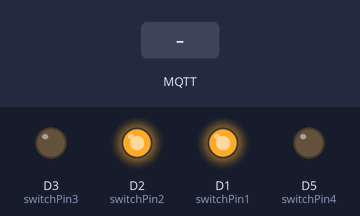
Simulated run of this sketch. Board: ESP8266 (Wemos D1 mini). On the bench: output pins drawn as LEDs (lit = HIGH). The test bench sets the inputs (shaded band). WiFi joins after 1.5 s; servers stay silent unless stated; no MQTT or app messages arrive unless stated; what the sketch prints to the serial monitor is not drawn.

Above: at 4.8 s.
4.9 s: MQTT message "0" arrives on the first subscribed topic
At 5.3 s:
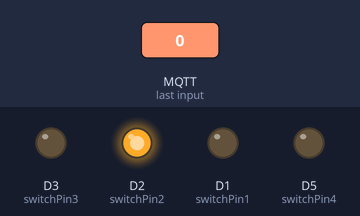
6.4 s: MQTT message "0" arrives on the second subscribed topic
At 7.5 s:
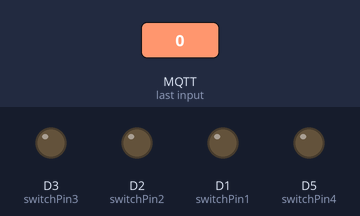
7.9 s: MQTT message "1" arrives on the third subscribed topic
At 8.6 s:
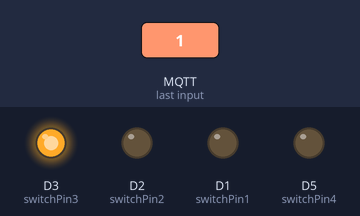
9.4 s: MQTT message "1" arrives on the first subscribed topic
At 9.8 s:
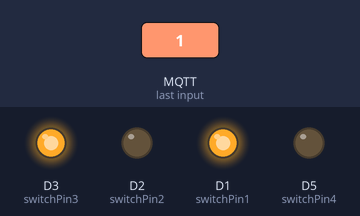
10.9 s: MQTT message "1" arrives on the second subscribed topic
At 12.0 s:
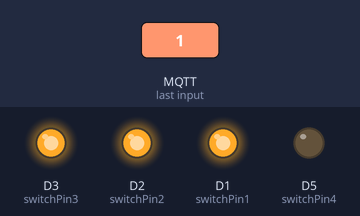
12.4 s: MQTT message "0" arrives on the third subscribed topic
At 13.1 s:
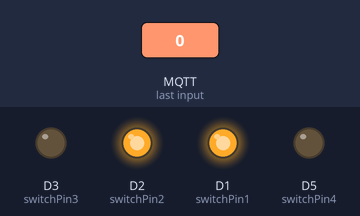
Timing chart, 0 to 14.9 s (numbered marks = the images above; inputs shaded):
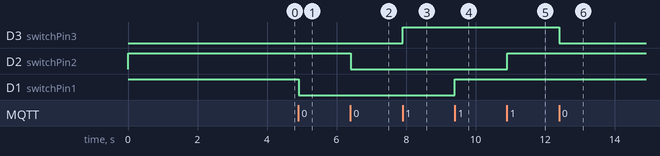

The sketch:

HASSIO_switch.ino
```cpp
//EJ: 4 Relay Switch over WIFI using MQTT and Home Assistant with OTA Support
//EJ: The only way I know how to contribute to the HASS Community... you guys ROCK!!!!!
//EJ: Erick Joaquin :-) Australia

// Original sketch courtesy of ItKindaWorks
//ItKindaWorks - Creative Commons 2016
//github.com/ItKindaWorks
//
//Requires PubSubClient found here: https://github.com/knolleary/pubsubclient
//
//ESP8266 Simple MQTT switch controller


#include <PubSubClient.h>
#include <ESP8266WiFi.h>
#include <ArduinoOTA.h>

void callback(char* topic, byte* payload, unsigned int length);

//EDIT THESE LINES TO MATCH YOUR SETUP
#define MQTT_SERVER "192.168.1.113"  //you MQTT IP Address
const char* ssid = "xxx xxx";
const char* password = "xxx";

//EJ: Data PIN Assignment on WEMOS D1 R2 https://www.wemos.cc/product/d1.html
// if you are using Arduino UNO, you will need to change the "D1 ~ D4" with the corresponding UNO DATA pin number

const int switchPin1 = D1;
const int switchPin2 = D2;
const int switchPin3 = D3;
const int switchPin4 = D5;

//EJ: These are the MQTT Topic that will be used to manage the state of Relays 1 ~ 4
//EJ: Refer to my YAML component entry
//EJ: feel free to replicate the line if you have more relay switch to control, but dont forget to increment the number suffix so as increase switch logics in loop()

char const* switchTopic1 = "/house/switch1/";
char const* switchTopic2 = "/house/switch2/";
char const* switchTopic3 = "/house/switch3/";
char const* switchTopic4 = "/house/switch4/";


WiFiClient wifiClient;
PubSubClient client(MQTT_SERVER, 1883, callback, wifiClient);

void setup() {
  //initialize the switch as an output and set to HIGH (off as relys on on/LOW)
  pinMode(switchPin1, OUTPUT); // Relay Switch 1
  digitalWrite(switchPin1, HIGH);

  pinMode(switchPin2, OUTPUT); // Relay Switch 2
  digitalWrite(switchPin2, HIGH);

  pinMode(switchPin3, OUTPUT); // Relay Switch 3
  digitalWrite(switchPin3, LOW);

  pinMode(switchPin4, OUTPUT); // Relay Switch 4
  digitalWrite(switchPin4, LOW);

  ArduinoOTA.setHostname("My Arduino WEMO"); // A name given to your ESP8266 module when discovering it as a port in ARDUINO IDE
  ArduinoOTA.begin(); // OTA initialization

  //start the serial line for debugging
  Serial.begin(115200);
  delay(100);

  //start wifi subsystem
  WiFi.begin(ssid, password);
  //attempt to connect to the WIFI network and then connect to the MQTT server
  reconnect();

  //wait a bit before starting the main loop
      delay(2000);
}


void loop(){

  //reconnect if connection is lost
  if (!client.connected() && WiFi.status() == 3) {reconnect();}

  //maintain MQTT connection
  client.loop();

  //MUST delay to allow ESP8266 WIFI functions to run
  delay(10);
  ArduinoOTA.handle();
}

void callback(char* topic, byte* payload, unsigned int length) {

  //convert topic to string to make it easier to work with
  String topicStr = topic;
  //EJ: Note:  the "topic" value gets overwritten everytime it receives confirmation (callback) message from MQTT

  //Print out some debugging info
  Serial.println("Callback update.");
  Serial.print("Topic: ");
  Serial.println(topicStr);

   if (topicStr == "/house/switch1/")
    {

     //turn the switch on if the payload is '1' and publish to the MQTT server a confirmation message
     if(payload[0] == '1'){
       digitalWrite(switchPin1, HIGH);
       client.publish("/house/switchConfirm1/", "1");
       }

      //turn the switch off if the payload is '0' and publish to the MQTT server a confirmation message
     else if (payload[0] == '0'){
       digitalWrite(switchPin1, LOW);
       client.publish("/house/switchConfirm1/", "0");
       }
     }

     // EJ: copy and paste this whole else-if block, should you need to control more switches
     else if (topicStr == "/house/switch2/")
     {
     //turn the switch on if the payload is '1' and publish to the MQTT server a confirmation message
     if(payload[0] == '1'){
       digitalWrite(switchPin2, HIGH);
       client.publish("/house/switchConfirm2/", "1");
       }

      //turn the switch off if the payload is '0' and publish to the MQTT server a confirmation message
     else if (payload[0] == '0'){
       digitalWrite(switchPin2, LOW);
       client.publish("/house/switchConfirm2/", "0");
       }
     }
     else if (topicStr == "/house/switch3/")
     {
     //turn the switch on if the payload is '1' and publish to the MQTT server a confirmation message
     if(payload[0] == '1'){
       digitalWrite(switchPin3, HIGH);
       client.publish("/house/switchConfirm3/", "1");
       }

      //turn the switch off if the payload is '0' and publish to the MQTT server a confirmation message
     else if (payload[0] == '0'){
       digitalWrite(switchPin3, LOW);
       client.publish("/house/switchConfirm3/", "0");
       }
     }
     else if (topicStr == "/house/switch4/")
     {
     //turn the switch on if the payload is '1' and publish to the MQTT server a confirmation message
     if(payload[0] == '1'){
       digitalWrite(switchPin4, HIGH);
       client.publish("/house/switchConfirm4/", "1");
       }

      //turn the switch off if the payload is '0' and publish to the MQTT server a confirmation message
     else if (payload[0] == '0'){
       digitalWrite(switchPin4, LOW);
       client.publish("/house/switchConfirm4/", "0");
       }
     }
}


void reconnect() {

  //attempt to connect to the wifi if connection is lost
  if(WiFi.status() != WL_CONNECTED){
    //debug printing
    Serial.print("Connecting to ");
    Serial.println(ssid);

    //loop while we wait for connection
    while (WiFi.status() != WL_CONNECTED) {
      delay(500);
      Serial.print(".");
    }

    //print out some more debug once connected
    Serial.println("");
    Serial.println("WiFi connected");
    Serial.println("IP address: ");
    Serial.println(WiFi.localIP());
  }

  //make sure we are connected to WIFI before attemping to reconnect to MQTT
  if(WiFi.status() == WL_CONNECTED){
  // Loop until we're reconnected to the MQTT server
    while (!client.connected()) {
      Serial.print("Attempting MQTT connection...");

      // Generate client name based on MAC address and last 8 bits of microsecond counter
//      String clientName;
//      clientName += "esp8266-";
//      uint8_t mac[6];
//      WiFi.macAddress(mac);
//      clientName += macToStr(mac);
        String clientName = "Uplighter_switch";

      //if connected, subscribe to the topic(s) we want to be notified about
      //EJ: Delete "mqtt_username", and "mqtt_password" here if you are not using any
      //if (client.connect((char*) clientName.c_str(),"mqtt", "mqtt")) {  //EJ: Update accordingly with your MQTT account
        if (client.connect("Uplighter_switch")) {
        Serial.print("\tMQTT Connected");
        client.subscribe(switchTopic1);
        client.subscribe(switchTopic2);
        client.subscribe(switchTopic3);
        client.subscribe(switchTopic4);
        //EJ: Do not forget to replicate the above line if you will have more than the above number of relay switches
      }

      //otherwise print failed for debugging
      else{Serial.println("\tFailed."); abort();}
    }
  }
}

//generate unique name from MAC addr
String macToStr(const uint8_t* mac){

  String result;

  for (int i = 0; i < 6; ++i) {
    result += String(mac[i], 16);

    if (i < 5){
      result += ':';
    }
  }

  return result;
}
```

Measured:
- after the input at 4.9 s, D1 (switchPin1): HIGH → LOW at once
- after the input at 6.4 s, D2 (switchPin2): HIGH → LOW at once
- after the input at 7.9 s, D3 (switchPin3): LOW → HIGH at once
- after the input at 9.4 s, D1 (switchPin1): LOW → HIGH at once
- after the input at 10.9 s, D2 (switchPin2): LOW → HIGH at once
- after the input at 12.4 s, D3 (switchPin3): HIGH → LOW at once
